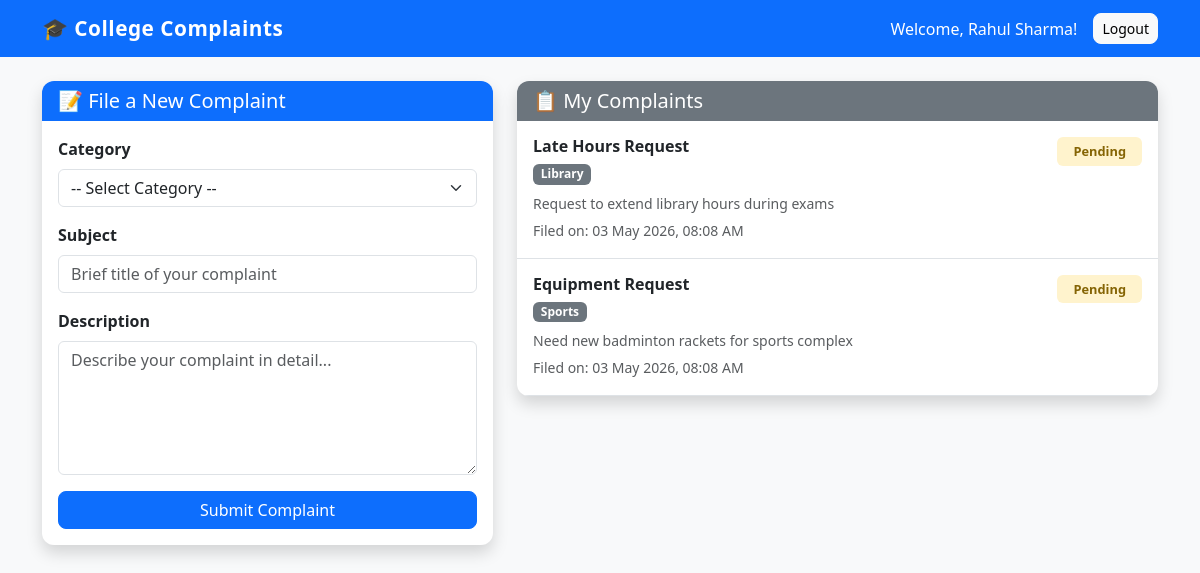
The app's page /complaint.php (signed in) with its own data.
### tables this page shows
CREATE TABLE IF NOT EXISTS complaints (
    id INT AUTO_INCREMENT PRIMARY KEY,
    student_id INT NOT NULL,
    category VARCHAR(100) NOT NULL,
    subject VARCHAR(200) NOT NULL,
    description TEXT NOT NULL,
    status ENUM('Pending','In Progress','Resolved') DEFAULT 'Pending',
    submitted_at TIMESTAMP DEFAULT CURRENT_TIMESTAMP,
    resolved_at TIMESTAMP NULL,
    FOREIGN KEY (student_id) REFERENCES students(id) ON DELETE CASCADE
);

### complaint.php (the view, shortened to what this page needs)
<?php
include 'db.php';
$student_id   = $_SESSION['student_id'];
$student_name = $_SESSION['student_name'];
$complaints_sql    = "SELECT * FROM complaints WHERE student_id = '$student_id' ORDER BY submitted_at DESC";
$complaints_result = mysqli_query($conn, $complaints_sql);
?>
<!DOCTYPE html>
<html lang="en">
<head>
    <link href="https://cdn.jsdelivr.net/npm/bootstrap@5.3.0/dist/css/bootstrap.min.css" rel="stylesheet">
    <link rel="stylesheet" href="css/style.css">
</head>
<body class="bg-light">
<nav class="navbar navbar-expand-lg navbar-dark bg-primary">
    <div class="container">
        <a class="navbar-brand fw-bold" href="#">🎓 College Complaints</a>
        <div class="ms-auto d-flex align-items-center gap-3">
            <span class="text-white">Welcome, <?php echo htmlspecialchars($student_name); ?>!</span>
            <a href="logout.php" class="btn btn-light btn-sm">Logout</a>
        </div>
    </div>
</nav>
<div class="container mt-4">
    <div class="row">
        <div class="col-md-5">
            <div class="card shadow border-0">
                <div class="card-header bg-primary text-white">
                    <h5 class="mb-0">📝 File a New Complaint</h5>
                </div>
                <div class="card-body">
                    <form action="" method="POST">
                        <div class="mb-3">
                            <label class="form-label fw-bold">Category</label>
                            <select name="category" class="form-select" required>
                                <option value="" disabled selected>-- Select Category --</option>
                            </select>
                        </div>
                        <div class="mb-3">
                            <label class="form-label fw-bold">Subject</label>
                            <input type="text" name="subject" class="form-control"
                                   placeholder="Brief title of your complaint"
                                   maxlength="200" required>
                        </div>
                        <div class="mb-3">
                            <label class="form-label fw-bold">Description</label>
                            <textarea name="description" class="form-control" rows="5"
                                      placeholder="Describe your complaint in detail..."
                                      required></textarea>
                        </div>
                        <button type="submit" class="btn btn-primary w-100">Submit Complaint</button>
                    </form>
                </div>
            </div>
        </div>
        <div class="col-md-7">
            <div class="card shadow border-0">
                <div class="card-header bg-secondary text-white">
                    <h5 class="mb-0">📋 My Complaints</h5>
                </div>
                <div class="card-body p-0">
                    <?php if (mysqli_num_rows($complaints_result) == 0): ?>
                        <div class="text-center p-4 text-muted">
                            <p>You haven't filed any complaints yet.</p>
                        </div>
                    <?php else: ?>
                        <?php while ($row = mysqli_fetch_assoc($complaints_result)): ?>
                            <?php
                                $statusClass = 'status-pending';
                            ?>
                            <div class="complaint-card border-bottom p-3">
                                <div class="d-flex justify-content-between align-items-start">
                                    <div>
                                        <h6 class="mb-1 fw-bold"><?php echo htmlspecialchars($row['subject']); ?></h6>
                                        <span class="badge bg-secondary"><?php echo $row['category']; ?></span>
                                    </div>
                                    <span class="badge <?php echo $statusClass; ?> px-3 py-2">
                                        <?php echo $row['status']; ?>
                                    </span>
                                </div>
                                <p class="mt-2 mb-1 text-muted small"><?php echo htmlspecialchars($row['description']); ?></p>
                                <small class="text-muted">
                                    Filed on: <?php echo date('d M Y, h:i A', strtotime($row['submitted_at'])); ?>
                                </small>
                            </div>
                        <?php endwhile; ?>
                    <?php endif; ?>
                </div>
            </div>
        </div>
    </div>
</div>
</body>
</html>

### css/style.css (style rules this page uses)
body { font-family: 'Segoe UI', Tahoma, Geneva, Verdana, sans-serif; min-height: 100vh; }
.card { border-radius: 12px; overflow: hidden; }
.card-header { border-bottom: none; }
.navbar-brand { font-size: 1.3rem; letter-spacing: 0.5px; }
.btn { border-radius: 8px; font-weight: 500; }
.complaint-card { transition: background-color 0.2s; }
.status-pending { background-color: #fff3cd; color: #856404; border-radius: 6px; padding: 4px 10px; font-weight: 600; font-size: 0.8rem; }

### complaint.php (style rules this page uses)
.status-pending { background-color: #fff3cd; color: #856404; }

### records on screen
complaints: subject "Late Hours Request", category "Library", status "Pending", description "Request to extend library hours during exams", submitted_at "03 May 2026, 08:08 AM"
complaints: subject "Equipment Request", category "Sports", status "Pending", description "Need new badminton rackets for sports complex", submitted_at "03 May 2026, 08:08 AM"

### other values on screen
$student_name "Rahul Sharma"
